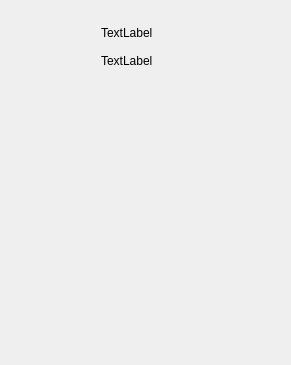
<?xml version="1.0" encoding="UTF-8"?>
<ui version="4.0">
 <class>MainWindow</class>
 <widget class="QMainWindow" name="MainWindow">
  <property name="geometry">
   <rect>
    <x>0</x>
    <y>0</y>
    <width>291</width>
    <height>365</height>
   </rect>
  </property>
  <property name="windowTitle">
   <string>Fifteen</string>
  </property>
  <property name="windowIcon">
   <iconset resource="res.qrc">
    <normaloff>:/res/Fifteen Materials/PLAYER.png</normaloff>:/res/Fifteen Materials/PLAYER.png</iconset>
  </property>
  <widget class="QWidget" name="centralWidget">
   <widget class="QWidget" name="layoutWidget">
    <property name="geometry">
     <rect>
      <x>10</x>
      <y>90</y>
      <width>271</width>
      <height>261</height>
     </rect>
    </property>
    <layout class="QVBoxLayout" name="verticalLayout">
     <property name="spacing">
      <number>0</number>
     </property>
     <item>
      <layout class="QHBoxLayout" name="horizontalLayout">
       <item>
        <widget class="QLabel" name="label1">
         <property name="sizePolicy">
          <sizepolicy hsizetype="Ignored" vsizetype="Ignored">
           <horstretch>0</horstretch>
           <verstretch>0</verstretch>
          </sizepolicy>
         </property>
         <property name="text">
          <string/>
         </property>
        </widget>
       </item>
       <item>
        <widget class="QLabel" name="label2">
         <property name="sizePolicy">
          <sizepolicy hsizetype="Ignored" vsizetype="Ignored">
           <horstretch>0</horstretch>
           <verstretch>0</verstretch>
          </sizepolicy>
         </property>
         <property name="text">
          <string/>
         </property>
        </widget>
       </item>
       <item>
        <widget class="QLabel" name="label3">
         <property name="sizePolicy">
          <sizepolicy hsizetype="Ignored" vsizetype="Ignored">
           <horstretch>0</horstretch>
           <verstretch>0</verstretch>
          </sizepolicy>
         </property>
         <property name="text">
          <string/>
         </property>
        </widget>
       </item>
       <item>
        <widget class="QLabel" name="label4">
         <property name="sizePolicy">
          <sizepolicy hsizetype="Ignored" vsizetype="Ignored">
           <horstretch>0</horstretch>
           <verstretch>0</verstretch>
          </sizepolicy>
         </property>
         <property name="text">
          <string/>
         </property>
        </widget>
       </item>
      </layout>
     </item>
     <item>
      <layout class="QHBoxLayout" name="horizontalLayout_5">
       <item>
        <widget class="QLabel" name="label5">
         <property name="sizePolicy">
          <sizepolicy hsizetype="Ignored" vsizetype="Ignored">
           <horstretch>0</horstretch>
           <verstretch>0</verstretch>
          </sizepolicy>
         </property>
         <property name="text">
          <string/>
         </property>
        </widget>
       </item>
       <item>
        <widget class="QLabel" name="label6">
         <property name="sizePolicy">
          <sizepolicy hsizetype="Ignored" vsizetype="Ignored">
           <horstretch>0</horstretch>
           <verstretch>0</verstretch>
          </sizepolicy>
         </property>
         <property name="text">
          <string/>
         </property>
        </widget>
       </item>
       <item>
        <widget class="QLabel" name="label7">
         <property name="sizePolicy">
          <sizepolicy hsizetype="Ignored" vsizetype="Ignored">
           <horstretch>0</horstretch>
           <verstretch>0</verstretch>
          </sizepolicy>
         </property>
         <property name="text">
          <string/>
         </property>
        </widget>
       </item>
       <item>
        <widget class="QLabel" name="label8">
         <property name="sizePolicy">
          <sizepolicy hsizetype="Ignored" vsizetype="Ignored">
           <horstretch>0</horstretch>
           <verstretch>0</verstretch>
          </sizepolicy>
         </property>
         <property name="text">
          <string/>
         </property>
        </widget>
       </item>
      </layout>
     </item>
     <item>
      <layout class="QHBoxLayout" name="horizontalLayout_6">
       <item>
        <widget class="QLabel" name="label9">
         <property name="sizePolicy">
          <sizepolicy hsizetype="Ignored" vsizetype="Ignored">
           <horstretch>0</horstretch>
           <verstretch>0</verstretch>
          </sizepolicy>
         </property>
         <property name="text">
          <string/>
         </property>
        </widget>
       </item>
       <item>
        <widget class="QLabel" name="label10">
         <property name="sizePolicy">
          <sizepolicy hsizetype="Ignored" vsizetype="Ignored">
           <horstretch>0</horstretch>
           <verstretch>0</verstretch>
          </sizepolicy>
         </property>
         <property name="text">
          <string/>
         </property>
        </widget>
       </item>
       <item>
        <widget class="QLabel" name="label11">
         <property name="sizePolicy">
          <sizepolicy hsizetype="Ignored" vsizetype="Ignored">
           <horstretch>0</horstretch>
           <verstretch>0</verstretch>
          </sizepolicy>
         </property>
         <property name="text">
          <string/>
         </property>
        </widget>
       </item>
       <item>
        <widget class="QLabel" name="label12">
         <property name="sizePolicy">
          <sizepolicy hsizetype="Ignored" vsizetype="Ignored">
           <horstretch>0</horstretch>
           <verstretch>0</verstretch>
          </sizepolicy>
         </property>
         <property name="text">
          <string/>
         </property>
        </widget>
       </item>
      </layout>
     </item>
     <item>
      <layout class="QHBoxLayout" name="horizontalLayout_7">
       <item>
        <widget class="QLabel" name="label13">
         <property name="sizePolicy">
          <sizepolicy hsizetype="Ignored" vsizetype="Ignored">
           <horstretch>0</horstretch>
           <verstretch>0</verstretch>
          </sizepolicy>
         </property>
         <property name="text">
          <string/>
         </property>
        </widget>
       </item>
       <item>
        <widget class="QLabel" name="label14">
         <property name="sizePolicy">
          <sizepolicy hsizetype="Ignored" vsizetype="Ignored">
           <horstretch>0</horstretch>
           <verstretch>0</verstretch>
          </sizepolicy>
         </property>
         <property name="text">
          <string/>
         </property>
        </widget>
       </item>
       <item>
        <widget class="QLabel" name="label15">
         <property name="sizePolicy">
          <sizepolicy hsizetype="Ignored" vsizetype="Ignored">
           <horstretch>0</horstretch>
           <verstretch>0</verstretch>
          </sizepolicy>
         </property>
         <property name="text">
          <string/>
         </property>
        </widget>
       </item>
       <item>
        <widget class="QLabel" name="label16">
         <property name="sizePolicy">
          <sizepolicy hsizetype="Ignored" vsizetype="Ignored">
           <horstretch>0</horstretch>
           <verstretch>0</verstretch>
          </sizepolicy>
         </property>
         <property name="text">
          <string/>
         </property>
        </widget>
       </item>
      </layout>
     </item>
    </layout>
   </widget>
   <widget class="QTextBrowser" name="textBrowser">
    <property name="geometry">
     <rect>
      <x>320</x>
      <y>80</y>
      <width>199</width>
      <height>32</height>
     </rect>
    </property>
   </widget>
   <widget class="QLabel" name="label">
    <property name="geometry">
     <rect>
      <x>10</x>
      <y>10</y>
      <width>71</width>
      <height>71</height>
     </rect>
    </property>
    <property name="sizePolicy">
     <sizepolicy hsizetype="Ignored" vsizetype="Ignored">
      <horstretch>0</horstretch>
      <verstretch>0</verstretch>
     </sizepolicy>
    </property>
    <property name="styleSheet">
     <string notr="true">border-image: url(:/res/Fifteen Materials/PLAYER.png);</string>
    </property>
    <property name="text">
     <string/>
    </property>
   </widget>
   <widget class="QWidget" name="">
    <property name="geometry">
     <rect>
      <x>90</x>
      <y>10</y>
      <width>191</width>
      <height>73</height>
     </rect>
    </property>
    <layout class="QVBoxLayout" name="verticalLayout_2">
     <item>
      <widget class="QLabel" name="name">
       <property name="text">
        <string>TextLabel</string>
       </property>
      </widget>
     </item>
     <item>
      <widget class="QLabel" name="score">
       <property name="text">
        <string>TextLabel</string>
       </property>
      </widget>
     </item>
    </layout>
   </widget>
  </widget>
 </widget>
 <layoutdefault spacing="6" margin="11"/>
 <resources>
  <include location="res.qrc"/>
 </resources>
 <connections/>
</ui>
